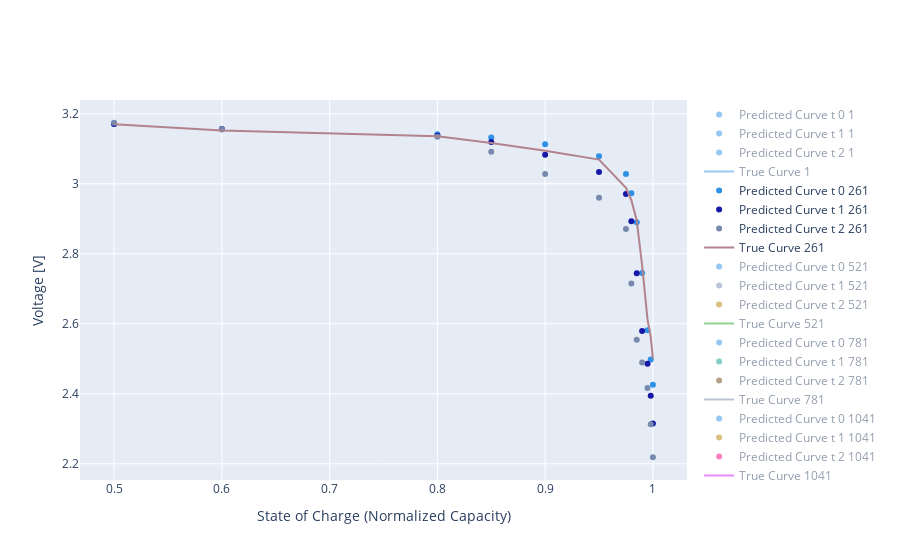

Here is the notebook cell this chart was saved with:
### Markdown cell above
## True vs Predicted Traces (Test Set)

### Code cell
skip = 20

pallete = plotly.colors.qualitative.Dark24*100

fig = go.Figure()
for i in range(0, len(datasets["X_test"]), batch_size * skip):
    df_true = pd.DataFrame(datasets["y_test"][i : i + batch_size][:, 0, 0])
    for j in range(nf_steps):
        df_pred = pd.DataFrame(model.predict(datasets["X_test"][i : i + batch_size], verbose=0)[:, j, 0])
        # df_pred_t2 = pd.DataFrame(model.predict(datasets["X_test"][i : i + batch_size], verbose=0)[:, 1, 0])
        fig.add_trace(
            go.Scatter(
                x=REFERENCE_CAPACITIES[-batch_size:],
                y=df_pred[0].values*(VOLTAGE_MAX - VOLTAGE_MIN) + VOLTAGE_MIN,
                showlegend=True,
                mode="markers",
                name = f"Predicted Curve t %d {i+1}"%j,
                marker_color=pallete[int((1.5*j)*(i//skip))]
            )
        )
       
    fig.add_trace(
        go.Scatter(
            x=REFERENCE_CAPACITIES[-batch_size:],
            y=df_true[0].values*(VOLTAGE_MAX - VOLTAGE_MIN) + VOLTAGE_MIN,
            showlegend=True,
            mode="lines",
            name = f"True Curve {i+1}",
            line_color=pallete[i//skip]
        )
    )

fig.update_yaxes(title="Voltage [V]")
fig.update_xaxes(title="State of Charge (Normalized Capacity)")
fig.update_layout(height=500)
